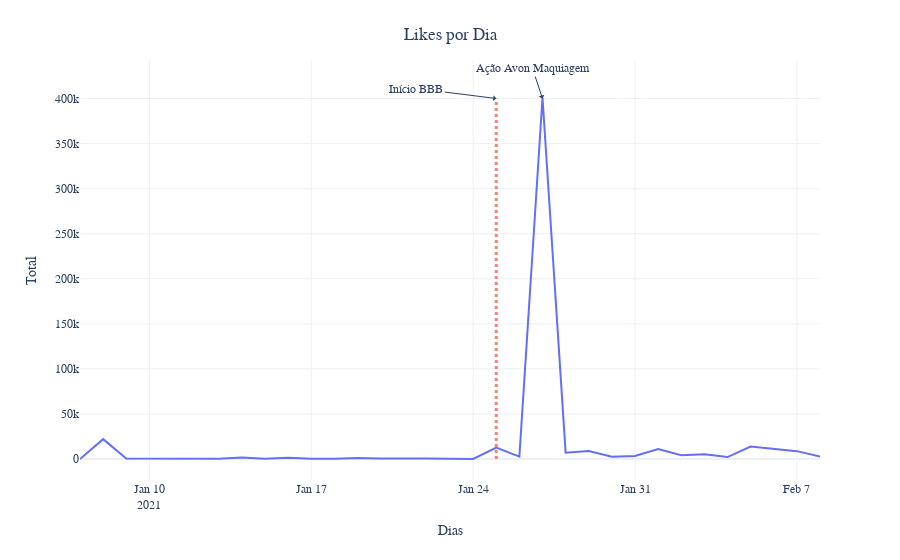

The notebook cell this image was saved under:
### Code cell
fig = px.line(likes_day, template='plotly_white',labels={
    "dates" : "Dias",
    "value" : "Total"
})
fig.add_shape(
    type="line", line_color="salmon", line_width=3, opacity=1, line_dash="dot",
    x0='2021-01-25', x1='2021-01-25', y0=100, y1=400000
)
fig.update_layout( # customize font and legend orientation & position
    font_family="Rockwell",
    showlegend=False,
    title={
    'text' : 'Likes por Dia',
    'y': 0.95,
    'x': 0.5
    }
)
fig.add_annotation(
    text="Ação Avon Maquiagem", x='2021-01-27', y=400000, arrowhead=1, showarrow=True
)
fig.add_annotation(
    text="Início BBB", x='2021-01-25', y=400000, arrowhead=1, showarrow=True,     
    ax=-80,
    ay=-10
)

### Figure 1 — Plotly figure (JSON) as saved in the notebook; plotly's stock layout.template omitted (floating-point values rounded to 4 significant figures)
{"data": [{"hovertemplate": "variable=tweets_dia<br>Dias=%{x}<br>Total=%{y}<extra></extra>", "legendgroup": "tweets_dia", "line": {"color": "#636efa", "dash": "solid"}, "mode": "lines", "name": "tweets_dia", "orientation": "v", "showlegend": true, "type": "scatter", "x": ["2021-01-07", "2021-01-08", "2021-01-09", "2021-01-10", "2021-01-11", "2021-01-12", "2021-01-13", "2021-01-14", "2021-01-15", "2021-01-16", "2021-01-17", "2021-01-18", "2021-01-19", "2021-01-20", "2021-01-21", "2021-01-22", "2021-01-24", "2021-01-25", "2021-01-26", "2021-01-27", "2021-01-28", "2021-01-29", "2021-01-30", "2021-01-31", "2021-02-01", "2021-02-02", "2021-02-03", "2021-02-04", "2021-02-05", "2021-02-06", "2021-02-07", "2021-02-08"], "xaxis": "x", "y": [29, 22026, 475, 316, 372, 152, 390, 1670, 230, 1322, 213, 199, 1074, 445, 595, 449, 25, 12663, 2663, 400863, 7066, 8767, 2589, 3337, 11087, 4175, 5267, 2173, 13932, 11545, 8738, 2776], "yaxis": "y"}], "layout": {"annotations": [{"arrowhead": 1, "showarrow": true, "text": "Ação Avon Maquiagem", "x": "2021-01-27", "y": 400000}, {"arrowhead": 1, "ax": -80, "ay": -10, "showarrow": true, "text": "Início BBB", "x": "2021-01-25", "y": 400000}], "font": {"family": "Rockwell"}, "legend": {"title": {"text": "variable"}, "tracegroupgap": 0}, "margin": {"t": 60}, "shapes": [{"line": {"color": "salmon", "dash": "dot", "width": 3}, "opacity": 1, "type": "line", "x0": "2021-01-25", "x1": "2021-01-25", "y0": 100, "y1": 400000}], "showlegend": false, "title": {"text": "Likes por Dia", "x": 0.5, "y": 0.95}, "xaxis": {"anchor": "y", "domain": [0, 1], "title": {"text": "Dias"}}, "yaxis": {"anchor": "x", "domain": [0, 1], "title": {"text": "Total"}}}}
